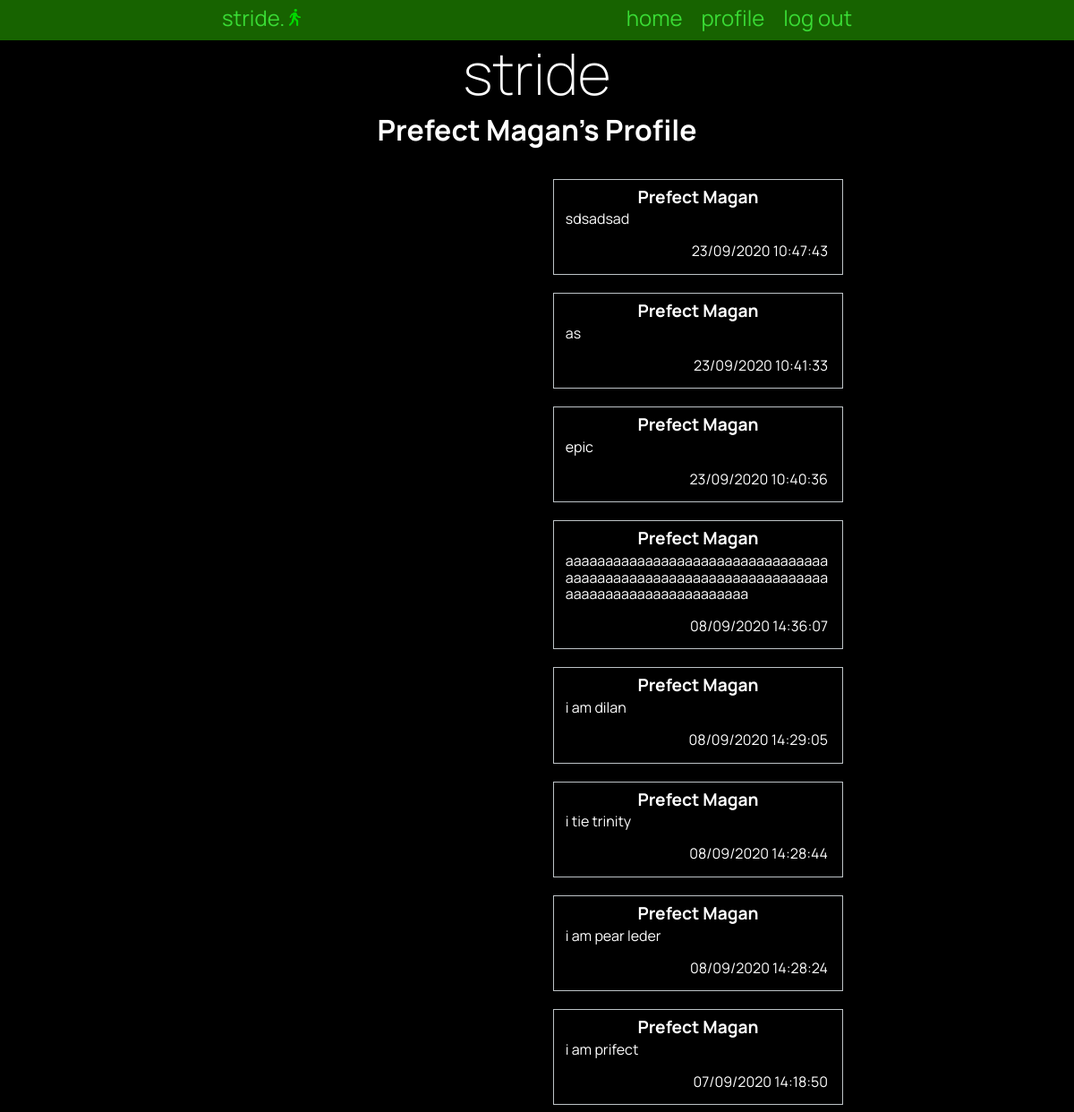
Screenshot of /profile/27 (signed in) with the database file from the repository.
### tables this page shows
CREATE TABLE "users"
(
	id INTEGER
		constraint customer_pk
			primary key autoincrement,
	fname VARCHAR(30),
	lname varchar(30),
	email varchar(80),
	password CHAR(60)
, biography varchar(255), relationship varchar(50));

CREATE TABLE "posts"
(
	id INTEGER
		constraint posts_pk
			primary key autoincrement,
	post VARCHAR(500),
	time TIMESTAMP
, customer_id INTEGER);

### app.py (the view)
@app.route('/profile/<userid>')
def profile(userid):
    con = create_connection(DB_NAME)
    query = "SELECT COUNT(*) FROM users WHERE id = ?"
    cur = con.cursor()  # You need this line next
    cur.execute(query, (userid,))  # this line actually executes the query
    profilecount = cur.fetchall()[0][0]  # puts the results into a list usable in python
    if profilecount < 1:
        flash("No user with " + str(userid) + " as their id.")
        return redirect("/")
    query = """SELECT posts.id,users.fname,users.lname,posts.post,strftime('%d/%m/%Y %H:%M:%S', posts.time) AS time
                FROM posts,users
                WHERE posts.customer_id = ? AND posts.customer_id = users.id
                ORDER BY posts.time DESC"""
    cur = con.cursor()  # You need this line next
    cur.execute(query, (userid,))  # this line actually executes the query
    post_list = cur.fetchall()  # puts the results into a list usable in python
    con = create_connection(DB_NAME)
    query = "SELECT fname,lname,biography,relationship,id FROM users WHERE id = ?"
    cur = con.cursor()  # You need this line next
    cur.execute(query, (userid,))  # this line actually executes the query
    user_info = cur.fetchall()
    con.close()
    correct_user = False
    if str(session['userid']) == str(userid):
        correct_user = True
    return render_template('profile.html', logged_in=is_logged_in(), correctuser=correct_user, posts=post_list, userinfo=user_info, )

### app.py (called while the page is built)
def create_connection(db_file):
    try:
        connection = sqlite3.connect(db_file)
        return connection
    except Error as e:
        print(e)
    return None

def is_logged_in():
    if session.get("email") is None:
        print("not logged in")
        return False
    else:
        print("logged in")
        return True

### templates/profile.html (shortened to what this page needs)
{% extends 'base.html' %}
{% block pageheading %}
{{ userinfo[0][0] }} {{ userinfo[0][1] }}'s Profile
{% endblock %}
{% block body %}
<div class="mainPageParent">
    <div class="mainFeed">
        {% for post in posts %}
        <div class="mainFeed-box">
            <div class="post-box-heading">
                <h3> {{ post[1] }} {{ post[2] }}</h3>
            </div>
            <div class="mainFeed-box-text">
                <p>{{ post[3] }} </p>
            </div>
            <div class="mainFeed-box-info">
                {{ post[4] }}
            </div>
        </div>
        {% endfor %}
    </div>
</div>
{% endblock %}

### static/stride.css (style rules this page uses)
* { font-family: 'Manrope', sans-serif; padding: 0; margin: 0; box-sizing: border-box; }
body { background-color: black; color: rgba(255, 255, 255, 1); }
.mainPageParent { width: 100%; }
.mainFeed { display: flex; word-wrap: break-word; flex-wrap: wrap; justify-content: space-evenly; width: 50%; float: right; }
.mainFeed-box { width: 90%; float: right; padding: 0.5rem; margin: 1vw; border: 1px solid rgba(189, 195, 199, 1.0); color: rgb(255, 255, 255); margin-bottom: 0.5rem; }
.mainFeed-box-info { padding: 0.5rem; float: right; }
.mainFeed-box-text { padding: 0.3rem; }
.mainFeed-box h3 { font-size: 1.2rem; text-align: center; }
.mainFeed-box p { font-size: 1rem; margin-bottom: 0.3rem; }

### rows the page displays
users: fname "Prefect", lname "Magan"
posts: fname "Prefect", lname "Magan", post "sdsadsad", post "23/09/2020 10:47:43"
posts: fname "Prefect", lname "Magan", post "as", post "23/09/2020 10:41:33"
posts: fname "Prefect", lname "Magan", post "epic", post "23/09/2020 10:40:36"
posts: fname "Prefect", lname "Magan", post "aaaaaaaaaaaaaaaaaaaaaaaaaaaaaaaaaaaaaaaaaaaaaaaaaaaaaaaaaaaaaaaaaaaaaaaaaaaaaaaaaaaaaaaaa", post "08/09/2020 14:36:07"
posts: fname "Prefect", lname "Magan", post "i am dilan", post "08/09/2020 14:29:05"
posts: fname "Prefect", lname "Magan", post "i tie trinity", post "08/09/2020 14:28:44"
posts: fname "Prefect", lname "Magan", post "i am pear leder", post "08/09/2020 14:28:24"
posts: fname "Prefect", lname "Magan", post "i am prifect", post "07/09/2020 14:18:50"
